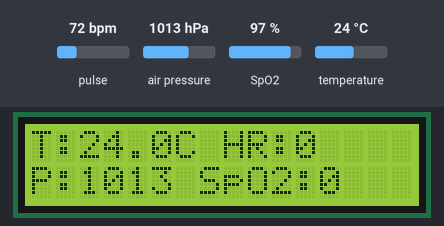
Recording of a sketch running on a simulated ESP32. Shown: 16×2 character LCD. Inputs (shaded band) come from the test bench; at power-on: pulse 72 bpm, air pressure 1013 hPa, SpO2 97 %, temperature 24 °C. WiFi joins after 1.5 s; servers stay silent unless stated; no MQTT or app messages arrive unless stated; what the sketch prints to the serial monitor is not drawn.

Above: at 4.7 s.
4.8 s: pulse set to 42 bpm
At 7.7 s:
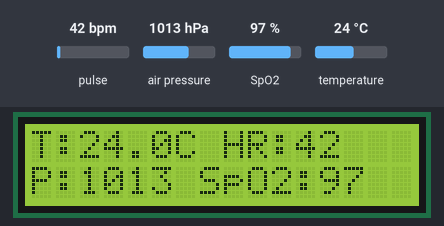
7.8 s: air pressure set to 952 hPa
At 10.0 s:
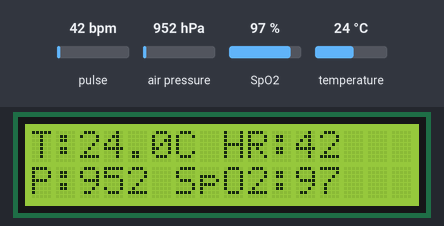
10.8 s: SpO2 set to 80 %
At 12.8 s:
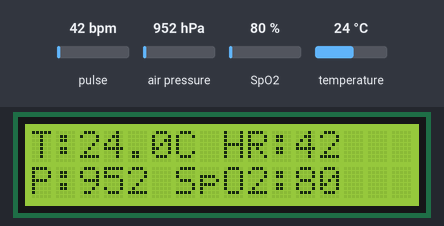
13.1 s: temperature set to 12 °C
At 14.3 s:
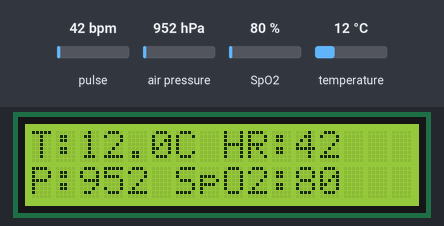
15.1 s: pulse set to 70 bpm
At 15.9 s:
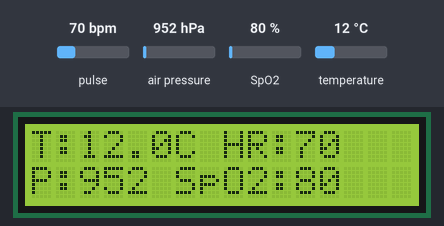
Timing chart, 0 to 18.1 s (numbered marks = the images above; inputs shaded):
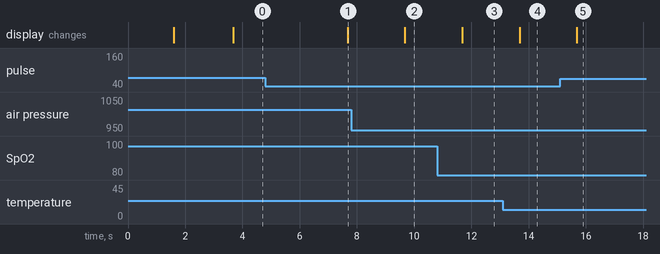

The sketch:

bmp280_LCD_Mqtt.ino
```cpp
#include <WiFi.h>
#include <WiFiClientSecure.h>
#include <PubSubClient.h>
#include <Wire.h>
#include <Adafruit_BMP280.h>
#include <MAX30100_PulseOximeter.h>
#include <LiquidCrystal_I2C.h>
#include <ArduinoJson.h>

// ---------------- WiFi ----------------
const char* ssid = "Prasantih";
const char* password = "Swaminarayan@1981";

// ---------------- MQTT ----------------
const char* mqtt_server = "322ca06e4c25499ca552090b47f74baa.s1.eu.hivemq.cloud";
const int mqtt_port = 8883;
const char* mqtt_user = "esp32user";
const char* mqtt_password = "p12345678P";

WiFiClientSecure espClient;
PubSubClient client(espClient);

// ---------------- Sensors ----------------
Adafruit_BMP280 bmp;
PulseOximeter pox;

// ---------------- LCD ----------------
LiquidCrystal_I2C lcd(0x27, 16, 2); // change to 0x3F if needed

// ---------------- Variables ----------------
float temperature = 0, pressure = 0;
float heartRate = 0, spo2 = 0;

// MQTT publish timing
unsigned long lastPublish = 0;
const long publishInterval = 2000; // 2 seconds

// ---------------- WiFi Connect ----------------
void connectWiFi() {
  WiFi.begin(ssid, password);
  Serial.print("Connecting WiFi");
  while (WiFi.status() != WL_CONNECTED) {
    delay(500);
    Serial.print(".");
  }
  Serial.println("\nWiFi Connected");
}

// ---------------- MQTT Reconnect ----------------
void reconnect() {
  while (!client.connected()) {
    Serial.print("Connecting MQTT...");
    if (client.connect("ESP32Client", mqtt_user, mqtt_password)) {
      Serial.println("Connected!");
    } else {
      Serial.print("Failed, rc=");
      Serial.println(client.state());
      delay(3000);
    }
  }
}

// ---------------- Setup ----------------
void setup() {
  Serial.begin(115200);
  Wire.begin(21, 22); // I2C pins for ESP32

  // LCD setup
  lcd.begin();
  lcd.backlight();
  lcd.setCursor(0,0);
  lcd.print("System Starting");

  // WiFi
  connectWiFi();
  espClient.setInsecure();
  client.setServer(mqtt_server, mqtt_port);

  // BMP280 init
  if (!bmp.begin(0x76)) {
    lcd.clear();
    lcd.print("BMP280 Error");
    while (1);
  }

  // MAX30100 init
  if (!pox.begin()) {
    lcd.clear();
    lcd.print("MAX30100 Error");
    while(1);
  }
  pox.setIRLedCurrent(MAX30100_LED_CURR_7_6MA); // moderate LED current

  lcd.clear();
  lcd.print("Sensors Ready");
  delay(2000);
}

// ---------------- Loop ----------------
void loop() {
  // MQTT reconnect
  if (!client.connected()) reconnect();
  client.loop();

  // Frequent MAX30100 update
  pox.update();

  // Read BMP280
  temperature = bmp.readTemperature();
  pressure = bmp.readPressure() / 100.0F;

  // Read MAX30100
  heartRate = pox.getHeartRate();
  spo2 = pox.getSpO2();

  // Publish MQTT every 2 seconds
  if (millis() - lastPublish >= publishInterval) {
    lastPublish = millis();

    // Prepare JSON
    StaticJsonDocument<256> doc;
    doc["temperature"] = temperature;
    doc["pressure"] = pressure;
    doc["heartRate"] = heartRate;
    doc["spo2"] = spo2;

    char buffer[256];
    serializeJson(doc, buffer);

    client.publish("esp32/sensor/all", buffer);
    Serial.println(buffer);

    // Update LCD (avoid clear to prevent flicker)
    lcd.setCursor(0,0);
    lcd.print("T:");
    lcd.print(temperature,1);
    lcd.print("C HR:");
    lcd.print((int)heartRate);
    lcd.print("  "); // clear leftover digits

    lcd.setCursor(0,1);
    lcd.print("P:");
    lcd.print((int)pressure);
    lcd.print(" SpO2:");
    lcd.print((int)spo2);
    lcd.print("  "); // clear leftover digits
  }
}
```

Measured:
- after the input at 4.8 s, the display: changes after 2.9 s (image 1)
- after the input at 7.8 s, the display: changes after 1.9 s (image 2)
- after the input at 10.8 s, the display: changes after 0.88 s (image 3)
- after the input at 13.1 s, the display: changes after 0.58 s (image 4)
- after the input at 15.1 s, the display: changes after 0.58 s (image 5)
